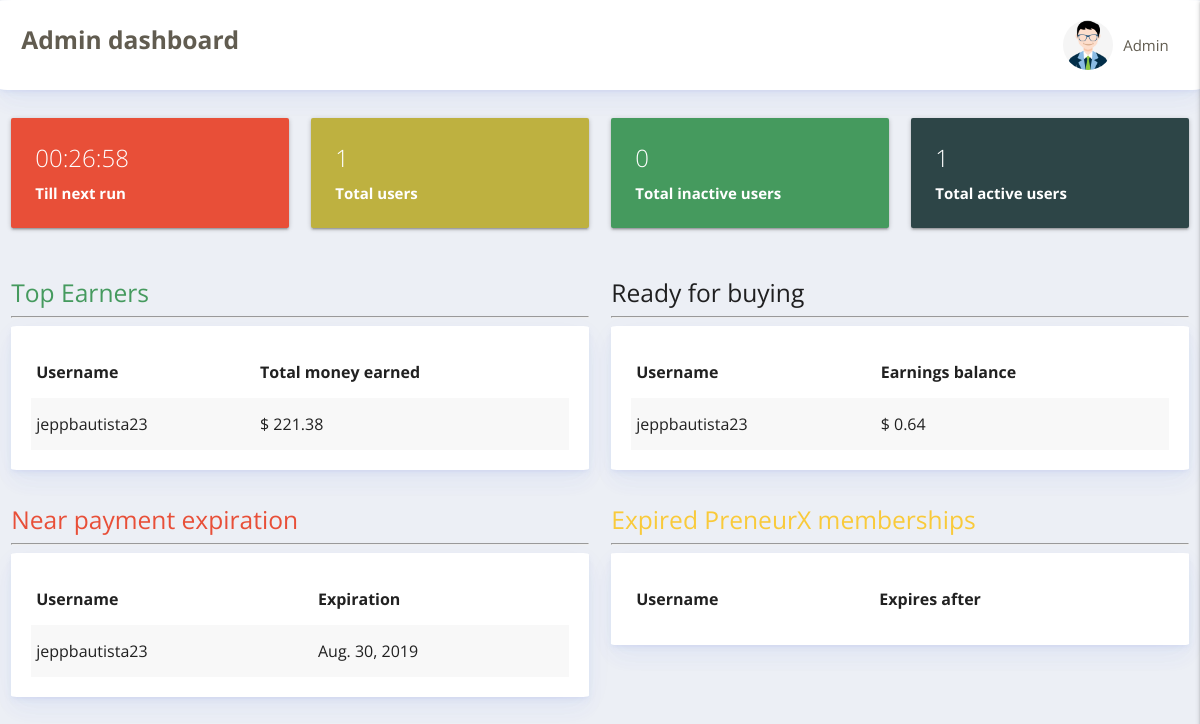
Page /dashboard/ on the earlier database version.
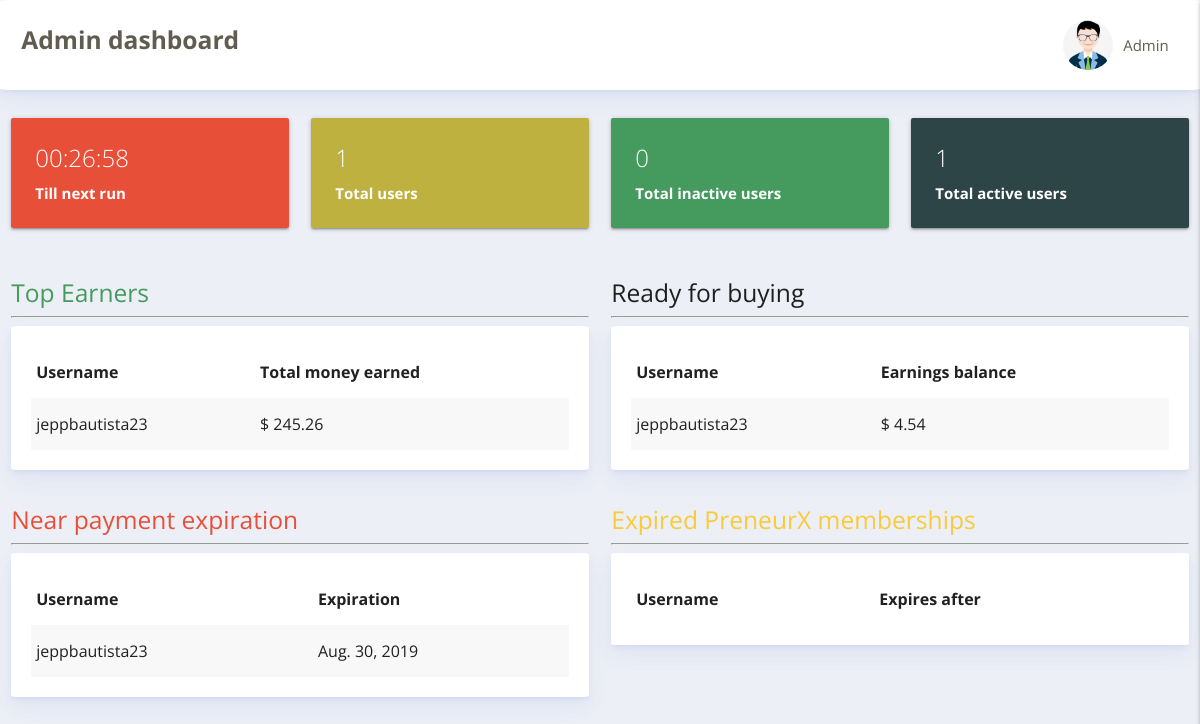
Same page on the later database version.
### dashboard/models.py (models this page shows, shortened)
class User(models.Model):
    username = models.CharField(max_length=30, null=False)
    password = models.CharField(max_length=255, null=False)
    is_active = models.BooleanField(default=True)
    expiration = models.DateField(null=False)
    member_id = models.CharField(max_length=10, null=False)
    deposit = models.DecimalField(max_digits=16, decimal_places=2, default=0.0)
    payout = models.DecimalField(max_digits=16, decimal_places=2, default=0.0)
    earnings = models.DecimalField(max_digits=16, decimal_places=2, default=0.0)
    total_earned = models.DecimalField(max_digits=16, decimal_places=2, default=0.0)
    px_expiration = models.CharField(max_length=50, default="Never")

### dashboard/views.py (the view)
# urls.py: path('', DashView.as_view(), name='index'),
class DashView(View):
    def get(self, request):
        total_users = User.objects.count()
        total_active = User.objects.filter(is_active=True).count()
        total_inactive = User.objects.filter(is_active=False).count()
        top_earners = User.objects.order_by('-total_earned')[:5]
        ready_for_buying = User.objects.order_by('-payout')[:5]
        near_expiration = User.objects.order_by('-expiration')[:5]
        px_expirations = User.objects.filter(px_expiration="Never")[:5]
        return render(request, 'dashboard/index.html', {'header': 'Admin dashboard', 'total_users': total_users,
                                                        'total_inactive': total_inactive, 'total_active': total_active,
                                                        'top_earners': top_earners, 'ready_for_buying': ready_for_buying,
                                                        'near_expiration': near_expiration, 'near_px_expiration': px_expirations})

### dashboard/templates/dashboard/index.html (shortened to what this page needs)
{% extends 'dashboard/base.html' %}
{% block content %}
{% include 'dashboard/nav.html' %}
{% include 'dashboard/cards.html' %}
<div class="row">
   <div class="col s12 m6 table-div">
      <h5 style="color: #459A5E">Top Earners</h5>
      <hr>
      <div class="shadow">
      <table class="striped">
         <thead>
            <tr>
               <th>Username</th>
               <th>Total money earned</th>
            </tr>
         </thead>
         <tbody>
            {% for user in top_earners %}
            <tr>
               <td>{{ user.username }}</td>
               <td>$ {{ user.total_earned }}</td>
            </tr>
            {% endfor %}
         </tbody>
      </table>
      </div>
   </div>
   <div class="col s12 m6 table-div">
      <h5>Ready for buying</h5>
      <hr>
      <div class="shadow">
         <table class="striped">
            <thead>
               <tr>
                  <th>Username</th>
                  <th>Earnings balance</th>
               </tr>
            </thead>
            <tbody>
            {% for user in ready_for_buying %}
               <tr>
                  <td>{{ user.username }}</td>
                  <td>$ {{ user.earnings }}</td>
               </tr>
            {% endfor %}
            </tbody>
         </table>
      </div>
   </div>
</div>
<div class="row">
   <div class="col s12 m6  table-div">
      <h5 style="color: #E84F38;">Near payment expiration</h5>
      <hr>
      <div class="shadow">
         <table class="striped">
            <thead>
               <tr>
                  <th>Username</th>
                  <th>Expiration</th>
               </tr>
            </thead>
            <tbody>
            {% for user in near_expiration %}
               <tr>
                  <td>{{ user.username }}</td>
                  <td>{{ user.expiration }}</td>
               </tr>
            {% endfor %}
            </tbody>
         </table>
      </div>
   </div>
   <div class="col s12 m6  table-div">
      <h5 style="color: #F9CA3A;">Expired PreneurX memberships</h5>
      <hr>
      <div class="shadow">
         <table class="striped">
            <thead>
               <tr>
                  <th>Username</th>
                  <th>Expires after</th>
               </tr>
            </thead>
         </table>
      </div>
   </div>
</div>
{% endblock %}

Differences in the rows shown:
changed User "jeppbautista23": total_earned "221.38" → "245.26"; earnings "0.64" → "4.54"
